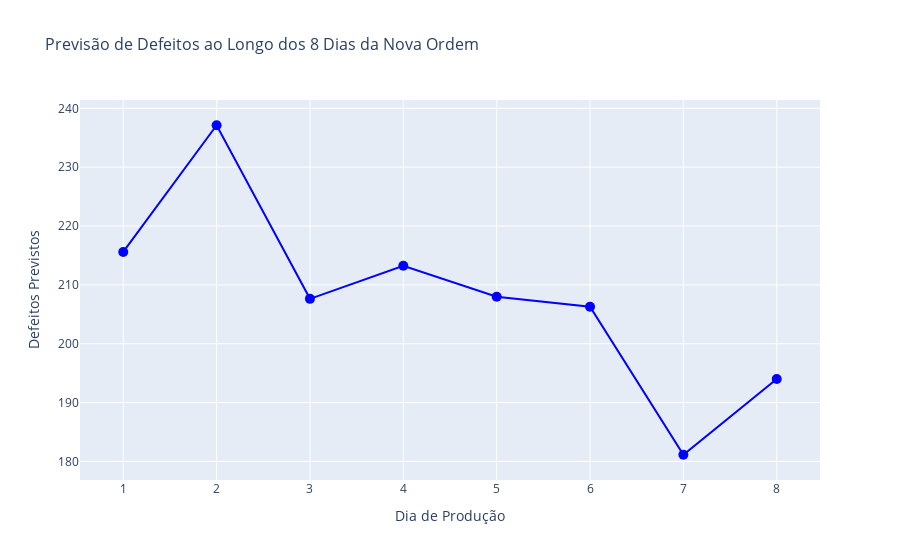

The notebook cell saved with this chart:
### Code cell
# Gráfico de previsão de defeitos
fig = go.Figure()

fig.add_trace(go.Scatter(
    x=df_dias_duracao['Dia Contado'],
    y=df_dias_duracao['Defeitos Previstos'],
    mode='lines+markers',
    marker=dict(size=10),
    line=dict(color='blue'),
    name='Defeitos Previstos'
))

fig.update_layout(
    title=f'Previsão de Defeitos ao Longo dos {nova_duracao_prevista} Dias da Nova Ordem',
    title_font_size=16,
    xaxis=dict(
        title='Dia de Produção',
        title_font_size=14,
        dtick=1  # Alterar para 2, 5, etc., conforme necessário
    ),
    yaxis=dict(
        title='Defeitos Previstos',
        title_font_size=14
    )
)

print(f"Total solicitado: {total_frascos_solicitados} frascos")
print(f"Duração prevista da ordem: {nova_duracao_prevista} dias")
print(f"Total de defeitos previstos: {novo_total_defeitos_previsto:.2f}")
print(f"Total produzido esperado: {total_produzido_esperado} frascos em {nova_duracao_prevista} dias")

fig.show()

df_dias_duracao[['Dia Contado', 'Defeitos Previstos']].set_index('Dia Contado').round(2)

### Figure 1 — Plotly figure (JSON) as saved in the notebook; plotly's stock layout.template omitted (floating-point values rounded to 4 significant figures)
{"data": [{"line": {"color": "blue"}, "marker": {"size": 10}, "mode": "lines+markers", "name": "Defeitos Previstos", "type": "scatter", "x": [1, 2, 3, 4, 5, 6, 7, 8], "y": [215.6, 237.1, 207.6, 213.2, 208.0, 206.3, 181.1, 194.0]}], "layout": {"title": {"font": {"size": 16}, "text": "Previsão de Defeitos ao Longo dos 8 Dias da Nova Ordem"}, "xaxis": {"dtick": 1, "title": {"font": {"size": 14}, "text": "Dia de Produção"}}, "yaxis": {"title": {"font": {"size": 14}, "text": "Defeitos Previstos"}}}}
